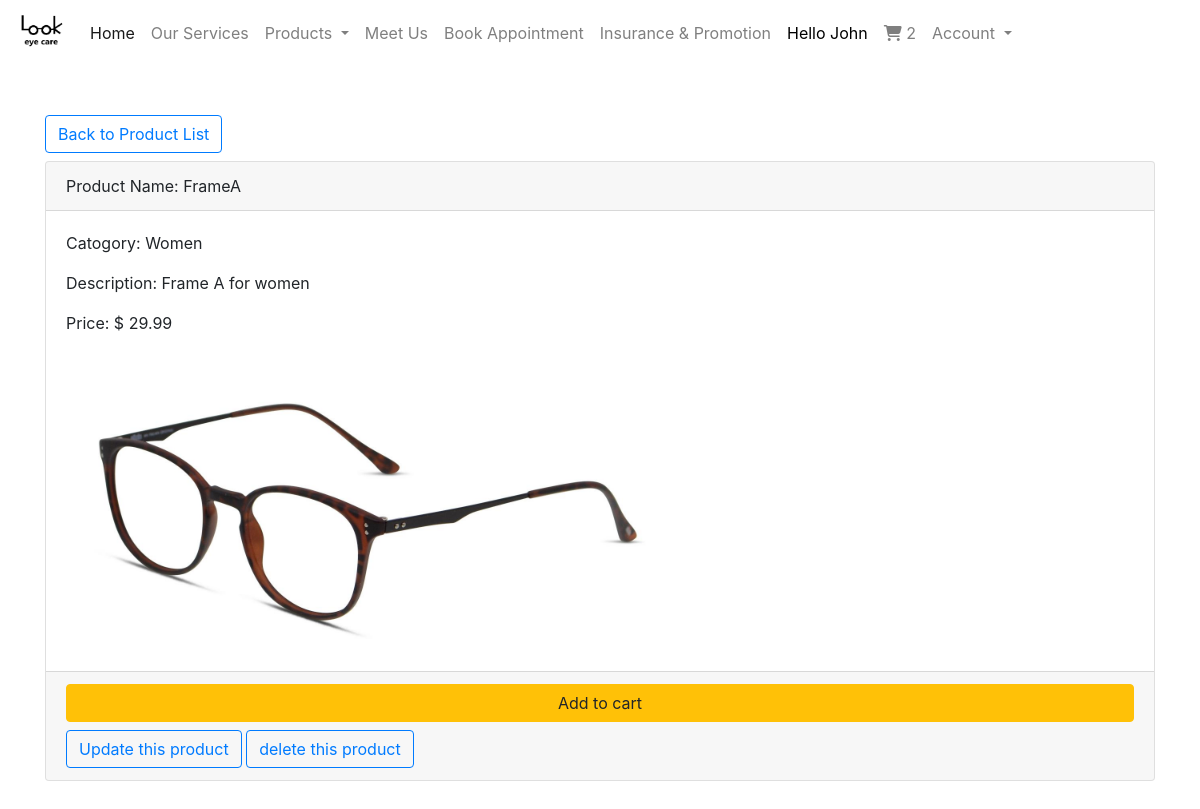
The page /product/framea/ (signed in) on the database its author committed.
### controller/models.py (models this page shows, shortened)
class User(AbstractUser):
    pass

class Cart(models.Model):
    user = models.ForeignKey(settings.AUTH_USER_MODEL, related_name='cart', on_delete=models.CASCADE)
    items = models.ManyToManyField(CartItem)
    ref_code = models.CharField(max_length=22)

### product/models.py (models this page shows, shortened)
class Product(models.Model):
    name = models.CharField(max_length=100)
    category = models.CharField(max_length=50, default='Frame', blank=True)
    description = models.TextField(default='', blank=True)
    price = models.DecimalField(max_digits=8, decimal_places=2, blank=True)
    inventory = models.IntegerField(default=0, blank=True)
    image = models.ImageField(default=0, blank=True, null=True)
    slug = AutoSlugField(populate_from='name')
    objects = ProductManager()

### product/views.py (the view)
# urls.py: path('<slug>/', ProductDetailView.as_view(), name='product_detail'),
class ProductDetailView(DetailView):
    model = Product
    context_object_name = 'product'
    template_name = 'product_detail.html'
    def get_object(self, queryset=None):
        obj = super().get_object()
        return obj

### controller/templatetags/cart_template_tags.py (called while the page is built)
@register.filter
def cart_item_count(user):
    if user.is_authenticated:
        qs = Cart.objects.filter(user=user)
        if qs.exists():
            return qs[0].items.count()
    return 0

### product/models.py (called while the page is built)
    def get_queryset(self):  # required
        return ProductQueryset(self.model, using=self._db)

### templates/product_detail.html (shortened to what this page needs)
{% extends "base.html" %}
{% load humanize %}
{% block content %}
  <div class="col-16">
    <a class="btn btn-outline-primary" href="..">Back to Product List</a>
    <div class="card mt-2">
      <div class="card-header">
        Product Name: {{ product.name }}
      </div>
      <div class="card-body">
        <p>Catogory: {{ product.category }}</p>
        <p>Description: {{ product.description }}</p>
        <p>Price: $ {{ product.price|intcomma }}</p>
        <img src="{{ product.image.url }}" height="300"/>
      </div>
      <div class="card-footer">
        <a href="{% url 'controller:add_to_cart' product.slug %}" class="btn btn-warning btn-block mb-2">Add to cart</a>
        {% if request.user.is_superuser %}
          <a href="./update" class="btn btn-outline-primary">Update this product</a>
          <a href="./delete" class="btn btn-outline-primary">delete this product</a>
        {% endif %}
      </div>
    </div>
  </div>
{% endblock %}

### templates/navbar.html (shortened to what this page needs)
{% load static %}
{% load cart_template_tags %}
<div class="fixed-top">
  <nav class="navbar navbar-expand-lg navbar-light bg-white">
    <img class="navbar-brand" src="{% static 'logo.jpg' %}" , height="50px" , width="50px">
    <div class="collapse navbar-collapse" id="navbarSupportedContent">
      <ul class="navbar-nav mr-auto">
        <li class="nav-item active">
          <a class="nav-link" href="{% url 'controller:home' %}">Home<span class="sr-only">(current)</span></a>
        </li>
        <li class="nav-item">
          <a class="nav-link" href="#">Our Services</a>
        </li>
        <li class="nav-item dropdown">
          <a class="nav-link dropdown-toggle" href="#" id="navbarDropdown" role="button" data-toggle="dropdown"
             aria-haspopup="true" aria-expanded="false">
            Products
          </a>
        </li>
        <li class="nav-item">
          <a class="nav-link" href="#">Meet Us</a>
        </li>
        <li class="nav-item">
          <a class="nav-link" href="#">Book Appointment</a>
        </li>
        <li class="nav-item">
          <a class="nav-link" href="#">Insurance & Promotion</a>
        </li>
        {% if request.user.is_authenticated %}
          <li class="nav-item mr-auto">
            {% if request.user.first_name != '' %}
              <a class="nav-link" style="color: black">Hello {{ request.user.first_name|title }}</a>
            {% else %}
              <a class="nav-link" style="color: black">Hello {{ request.user.username }}</a>
            {% endif %}
          </li>
          <li class="nav-item mr-auto">
            <a class="nav-link" href="{% url 'controller:cart' %}">
              <i class="fas fa-shopping-cart"></i>
              {{ request.user|cart_item_count }}
            </a>
          </li>
          <li class="nav-item dropdown">
            <a class="nav-link dropdown-toggle" href="#" id="navbarDropdown" role="button" data-toggle="dropdown"
               aria-haspopup="true" aria-expanded="false">
              Account
            </a>
          </li>
        {% endif %}
      </ul>
    </div>
  </nav>
</div>

### rows shown on the page
User: user.username "John", user|cart_item_count "2"
Product: name "FrameA", category "Women", description "Frame A for women", price "29.99", image (picture)
